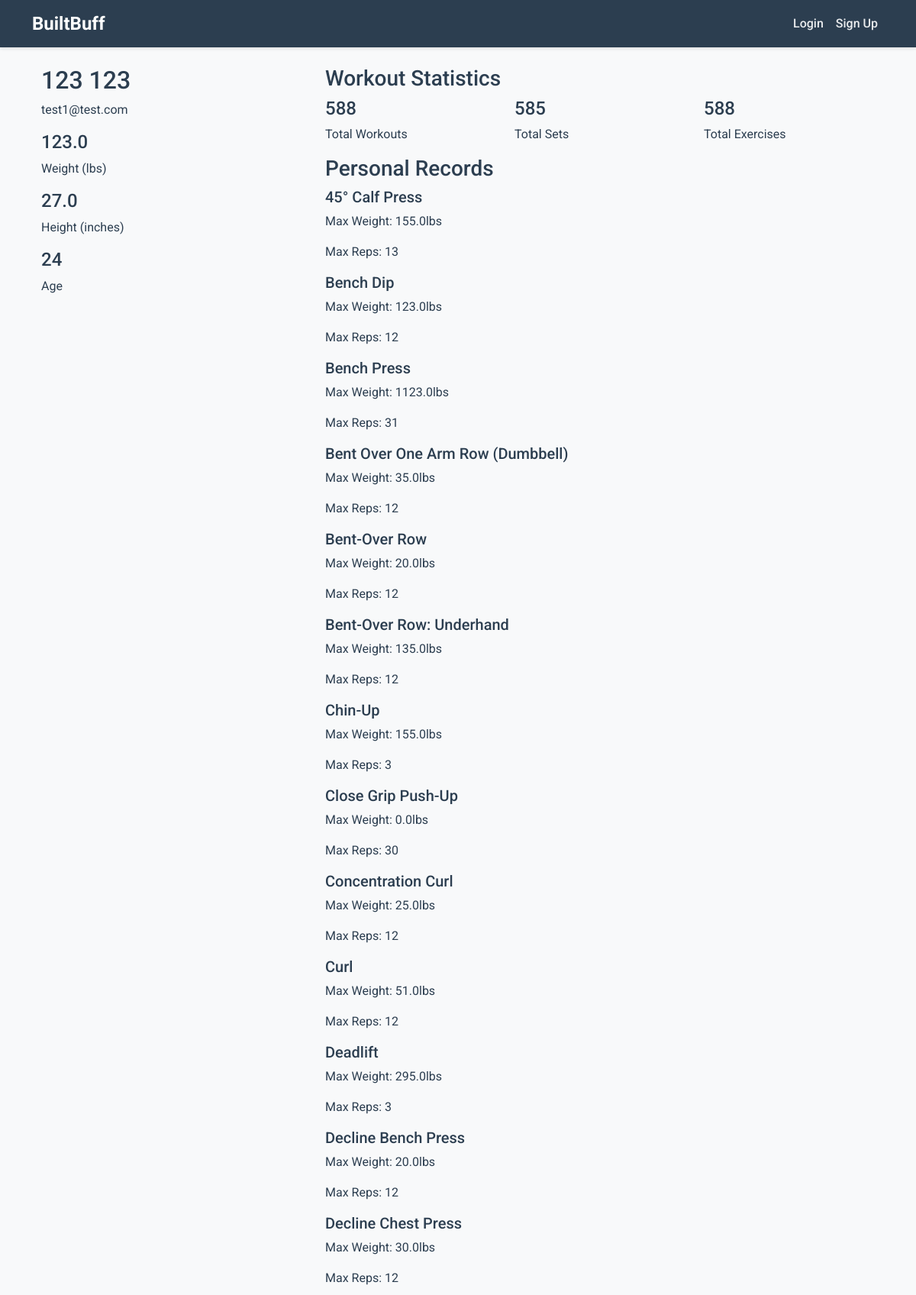
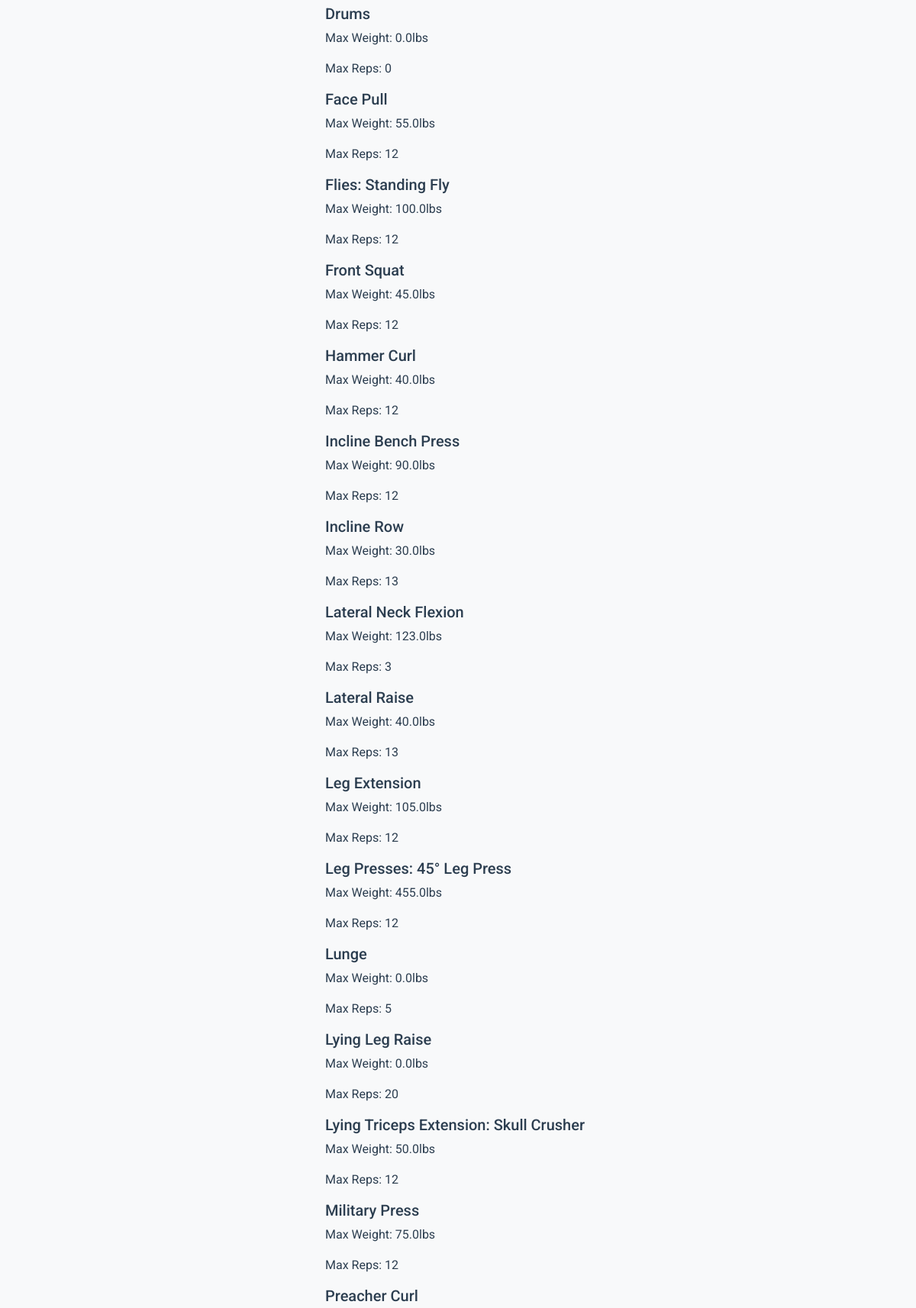
Screenshot of /profile (signed in, upper part) with the database file from the repository (2 pictures, top to bottom).
### models/__init__.py (models this page shows, shortened)
class User(db.Model, UserMixin):
    __tablename__ = 'users'
    user_id = db.Column(db.Integer, primary_key=True)
    first_name = db.Column(db.String(50), nullable=False)
    last_name = db.Column(db.String(50), nullable=False)
    email = db.Column(db.String(120), unique=True, nullable=False)
    password = db.Column(db.String(200), nullable=False)
    age = db.Column(db.Integer)
    weight = db.Column(db.Float)
    height = db.Column(db.Float)
    gender = db.Column(db.String(10))
    workout_sessions = db.relationship('WorkoutSession', backref='user', lazy=True)
    workout_logs = db.relationship('WorkoutLog', backref='user', lazy=True)

class WorkoutLog(db.Model):
    __tablename__ = 'workout_logs'
    workout_id = db.Column(db.Integer, primary_key=True)
    user_id = db.Column(db.Integer, db.ForeignKey('users.user_id'))
    session_id = db.Column(db.Integer, db.ForeignKey('workout_sessions.session_id'), nullable=False)
    session_workout_number = db.Column(db.Integer)  # New field for tracking workout number in the session
    completed_at = db.Column(db.Date)
    intensity_level = db.Column(db.String(10))
    rest_time = db.Column(db.Integer)
    reps = db.Column(db.Integer)
    sets = db.Column(db.Integer)
    exercise_name = db.Column(db.String(100))
    equipment = db.Column(db.String(100))
    variation = db.Column(db.String(100))
    weight = db.Column(db.Float)  # Weight used in each exercise

### app.py (the view)
@app.route('/profile')
@login_required
def profile():
    recent_sessions = WorkoutSession.query.filter_by(
        user_id=current_user.user_id,
        status='completed'
    ).order_by(WorkoutSession.start_time.desc()).limit(5).all()
    workout_stats = db.session.query(
        func.count(WorkoutSession.session_id).label('total_workouts'),
        func.sum(WorkoutLog.sets).label('total_sets'),
        func.count(WorkoutLog.workout_id).label('total_exercises')
    ).join(
        WorkoutLog,
        WorkoutLog.session_id == WorkoutSession.session_id
    ).filter(
        WorkoutSession.user_id == current_user.user_id,
        WorkoutSession.status == 'completed'
    ).first()
    pr_query = db.session.query(
        WorkoutLog.exercise_name,
        func.max(WorkoutLog.weight).label('max_weight'),
        func.max(WorkoutLog.reps).label('max_reps')
    ).filter(
        WorkoutLog.user_id == current_user.user_id
    ).group_by(
        WorkoutLog.exercise_name
    ).all()
    personal_records = {
        record.exercise_name: {
            'weight': record.max_weight,
            'reps': record.max_reps
        } for record in pr_query
    }
    return render_template('profile.html',
                         user=current_user,
                         recent_sessions=recent_sessions,
                         workout_stats=workout_stats,
                         personal_records=personal_records)

### app.py (called while the page is built)
@login_manager.user_loader
def load_user(user_id):
    return User.query.get(int(user_id))

### templates/profile.html
{% extends "base.html" %}
{% block content %}
<div class="container mt-4">
    <div class="row">
        <div class="col-md-4">
            <h2>{{ user.first_name }} {{ user.last_name }}</h2>
            <p>{{ user.email }}</p>
            <div class="stats-box">
                <h4>{{ user.weight }}</h4>
                <p>Weight (lbs)</p>
            </div>
            <div class="stats-box">
                <h4>{{ user.height }}</h4>
                <p>Height (inches)</p>
            </div>
            <div class="stats-box">
                <h4>{{ user.age }}</h4>
                <p>Age</p>
            </div>
        </div>
        <div class="col-md-8">
            <h3>Workout Statistics</h3>
            {% if workout_stats %}
            <div class="row">
                <div class="col-md-4">
                    <div class="stats-box">
                        <h4>{{ workout_stats.total_workouts or 0 }}</h4>
                        <p>Total Workouts</p>
                    </div>
                </div>
                <div class="col-md-4">
                    <div class="stats-box">
                        <h4>{{ workout_stats.total_sets or 0 }}</h4>
                        <p>Total Sets</p>
                    </div>
                </div>
                <div class="col-md-4">
                    <div class="stats-box">
                        <h4>{{ workout_stats.total_exercises or 0 }}</h4>
                        <p>Total Exercises</p>
                    </div>
                </div>
            </div>
            {% else %}
            <p>No workout statistics available</p>
            {% endif %}
            <h3>Personal Records</h3>
            {% if personal_records %}
                {% for exercise, record in personal_records.items() %}
                <div class="record-box">
                    <h5>{{ exercise|title }}</h5>
                    <p>Max Weight: {{ record.weight }}lbs</p>
                    <p>Max Reps: {{ record.reps }}</p>
                </div>
                {% endfor %}
            {% else %}
                <p>No records yet</p>
            {% endif %}
        </div>
    </div>
</div>
{% endblock %}

### templates/base.html (shortened to what this page needs)
<!DOCTYPE html>
<html lang="en">
<head>
    <link href="https://cdn.jsdelivr.net/npm/bootstrap@5.1.3/dist/css/bootstrap.min.css" rel="stylesheet">
</head>
<body>
    <nav class="navbar navbar-expand-lg navbar-dark bg-dark">
        <div class="container">
            {% if current_user.is_authenticated %}
                <a class="navbar-brand" href="{{ url_for('profile') }}">BuiltBuff</a>
            {% else %}
                <a class="navbar-brand" href="{{ url_for('home') }}">BuiltBuff</a>
            {% endif %}
            <div class="collapse navbar-collapse" id="navbarNav">
                <ul class="navbar-nav ms-auto">
                    {% if 'user_id' in session %}
                        <li class="nav-item">
                            <a class="nav-link" href="{{ url_for('profile') }}">Profile</a>
                        </li>
                        <li class="nav-item">
                            <a class="nav-link" href="{{ url_for('startworkout') }}">Start Workout</a>
                        </li>
                        <li class="nav-item">
                            <a class="nav-link" href="{{ url_for('history') }}">History</a>
                        </li>
                        <li class="nav-item">
                            <a class="nav-link" href="{{ url_for('exercises') }}">Exercises</a>
                        </li>
                        <li class="nav-item">
                            <a class="nav-link" href="{{ url_for('logout') }}">Logout</a>
                        </li>
                    {% else %}
                        <li class="nav-item">
                            <a class="nav-link" href="{{ url_for('login') }}">Login</a>
                        </li>
                        <li class="nav-item">
                            <a class="nav-link" href="{{ url_for('signup') }}">Sign Up</a>
                        </li>
                    {% endif %}
                </ul>
            </div>
        </div>
    </nav>
    <main class="container mt-4">
        {% block content %}{% endblock %}
    </main>
</body>
</html>

### templates/base.html (style rules this page uses)
:root { --primary-color: #2C3E50; --secondary-color: #E74C3C; --accent-color: #3498DB; --background-color: #F8F9FA; --text-color: #2C3E50; }
body { font-family: 'Roboto', sans-serif; background-color: var(--background-color); color: var(--text-color); }
.navbar { background-color: var(--primary-color) !important; box-shadow: 0 2px 4px rgba(0,0,0,0.1); }
.navbar-brand { font-size: 1.5rem; font-weight: 700; color: white !important; }
.nav-link { color: rgba(255,255,255,0.9) !important; font-weight: 500; transition: color 0.3s ease; }

### rows the page displays
User: first_name "123", last_name "123", email "test1@test.com", weight "123.0", height "27.0", age "24"
WorkoutLog: exercise_name "Bent Over One Arm Row (Dumbbell)", weight "35.0", reps "12"
WorkoutLog: exercise_name "Bent-Over Row", weight "20.0", reps "12"
WorkoutLog: exercise_name "Chin-Up", weight "155.0", reps "3"
WorkoutLog: exercise_name "Curl", weight "51.0", reps "12"
WorkoutLog: exercise_name "Decline Bench Press", weight "20.0", reps "12"
WorkoutLog: exercise_name "Drums", weight "0.0", reps "0"
WorkoutLog: exercise_name "Face Pull", weight "55.0", reps "12"
WorkoutLog: exercise_name "Front Squat", weight "45.0", reps "12"
WorkoutLog: exercise_name "Incline Row", weight "30.0", reps "13"
WorkoutLog: exercise_name "Lateral Neck Flexion", weight "123.0", reps "3"
WorkoutLog: exercise_name "Lying Triceps Extension: Skull Crusher", weight "50.0", reps "12"

### other values shown
{{ workout_stats.total_workouts or 0 }} "588"
{{ workout_stats.total_sets or 0 }} "585"
{{ workout_stats.total_exercises or 0 }} "588"
{{ exercise|title }} "45° Calf Press" "Bench Dip" "Bench Press" "Bent-Over Row: Underhand" "Close Grip Push-Up" "Concentration Curl" "Deadlift" "Decline Chest Press" "Flies: Standing Fly" "Hammer Curl" "Incline Bench Press" "Lateral Raise" "Leg Extension" "Leg Presses: 45° Leg Press" "Lunge" "Lying Leg Raise" "Military Press" "Preacher Curl"
{{ record.weight }} "155.0" "123.0" "1123.0" "135.0" "0.0" "25.0" "295.0" "30.0" "100.0" "40.0" "90.0" "40.0" "105.0" "455.0" "0.0" "0.0" "75.0"
{{ record.reps }} "13" "12" "31" "12" "30" "12" "3" "12" "12" "12" "12" "13" "12" "12" "5" "20" "12"
